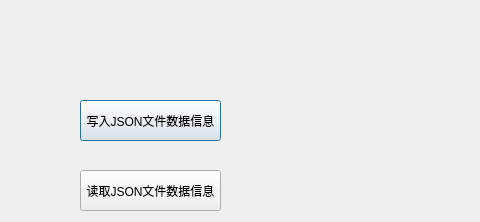
<?xml version="1.0" encoding="UTF-8"?>
<ui version="4.0">
 <class>JsonDialog</class>
 <widget class="QDialog" name="JsonDialog">
  <property name="geometry">
   <rect>
    <x>0</x>
    <y>0</y>
    <width>480</width>
    <height>222</height>
   </rect>
  </property>
  <property name="windowTitle">
   <string>写入和读取JSON文件</string>
  </property>
  <widget class="QPushButton" name="writeJSONBtn">
   <property name="geometry">
    <rect>
     <x>80</x>
     <y>100</y>
     <width>141</width>
     <height>41</height>
    </rect>
   </property>
   <property name="text">
    <string>写入JSON文件数据信息</string>
   </property>
  </widget>
  <widget class="QPushButton" name="readJSONBtn">
   <property name="geometry">
    <rect>
     <x>80</x>
     <y>170</y>
     <width>141</width>
     <height>41</height>
    </rect>
   </property>
   <property name="text">
    <string>读取JSON文件数据信息</string>
   </property>
  </widget>
 </widget>
 <resources/>
 <connections/>
</ui>
